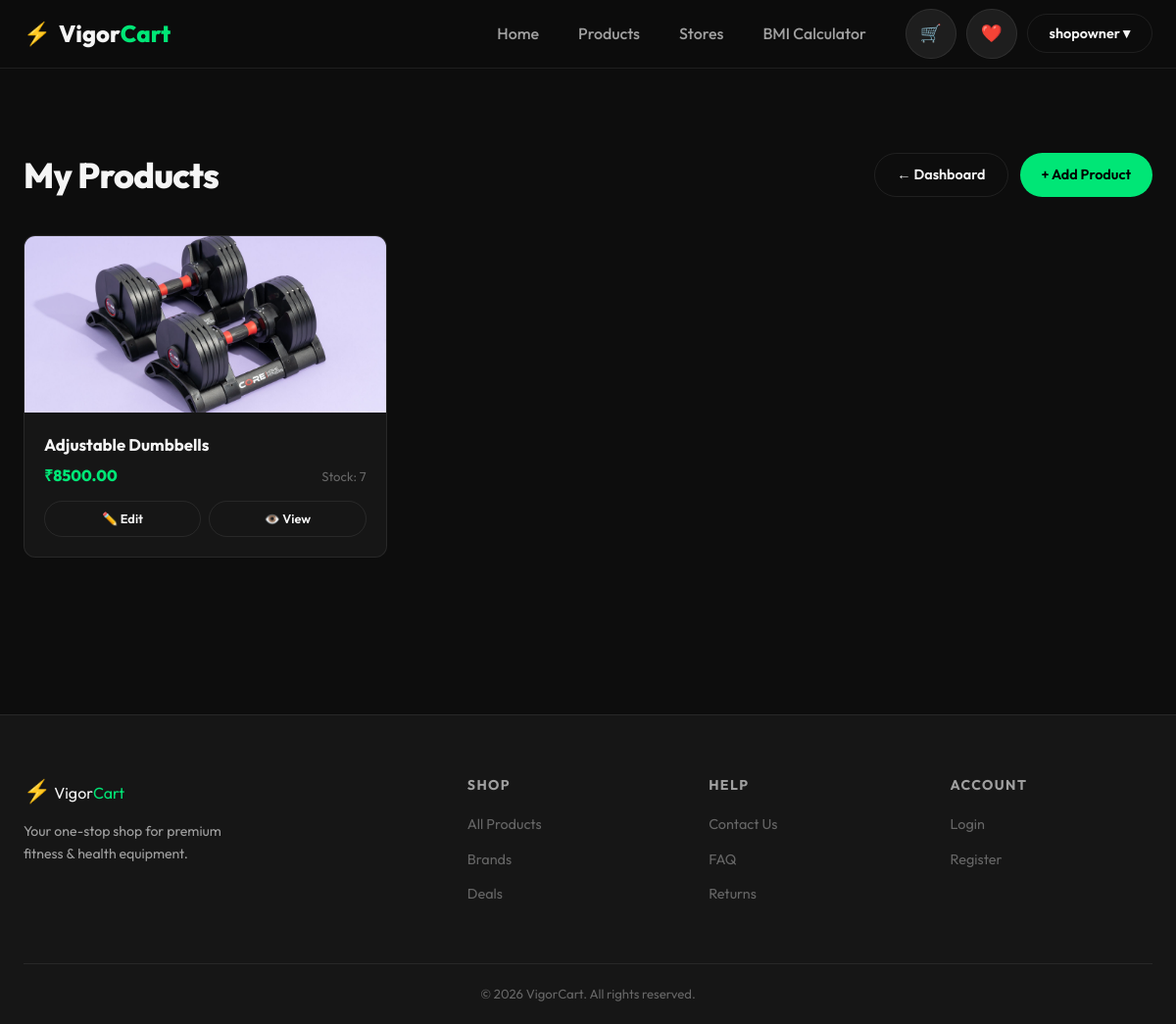
Page /shop/products/ (signed in) on the committed database.
### store/models.py (models this page shows, shortened)
class User(AbstractUser):
    IS_CUSTOMER = 'customer'
    IS_SHOP_OWNER = 'shop_owner'
    IS_ADMIN = 'admin'
    ROLE_CHOICES = [
        (IS_CUSTOMER, 'Customer'),
        (IS_SHOP_OWNER, 'Shop Owner'),
        (IS_ADMIN, 'Admin'),
    ]
    role = models.CharField(max_length=20, choices=ROLE_CHOICES, default=IS_CUSTOMER)
    phone_number = models.CharField(max_length=100, blank=True, null=True)
    address = models.TextField(blank=True, null=True)
    email = models.EmailField(unique=True)

class Product(models.Model):
    p_name = models.CharField(max_length=255)
    asset_id = models.CharField(max_length=100, blank=True, null=True)
    description = models.TextField(blank=True, null=True)
    size = models.CharField(max_length=100, blank=True, null=True)
    detail = models.TextField(blank=True, null=True)
    price = models.DecimalField(max_digits=10, decimal_places=2)
    stock_availability = models.IntegerField(default=0)
    shop = models.ForeignKey(Shop, on_delete=models.CASCADE, related_name='products', null=True)
    category = models.ForeignKey(Category, on_delete=models.SET_NULL, null=True, related_name='products')
    image = models.ImageField(upload_to='products/', null=True, blank=True)
    created_at = models.DateTimeField(auto_now_add=True)

### store/views.py (the view)
# urls.py: path('shop/products/', views.manage_products, name='manage_products'),
@shop_owner_required
def manage_products(request):
    shop = request.user.owned_shops.first()
    products_list = shop.products.all().order_by('-created_at')
    return render(request, 'store/manage_products.html', {'products': products_list})

### store/views.py (called while the page is built)
def shop_owner_required(view_func):
    @wraps(view_func)
    def _wrapped_view(request, *args, **kwargs):
        if not request.user.is_authenticated or request.user.role != User.IS_SHOP_OWNER:
            messages.error(request, 'Access denied. Shop Owner account required.')
            return redirect('home')
        return view_func(request, *args, **kwargs)
    return _wrapped_view

### store/templates/store/manage_products.html (shortened to what this page needs)
{% extends 'store/base.html' %}
{% block content %}
<section class="section">
    <div class="container">
        <div
            style="display:flex;align-items:center;justify-content:space-between;margin-bottom:32px;flex-wrap:wrap;gap:16px;">
            <h1 class="section-title" style="margin:0;">My Products</h1>
            <div style="display:flex;gap:12px;">
                <a href="{% url 'shop_dashboard' %}" class="btn btn-outline">← Dashboard</a>
                <a href="{% url 'add_product' %}" class="btn btn-primary">+ Add Product</a>
            </div>
        </div>
        {% if products %}
        <div style="display:grid;grid-template-columns:repeat(auto-fill,minmax(280px,1fr));gap:20px;">
            {% for product in products %}
            <div
                style="background:var(--bg-card);border:1px solid var(--border);border-radius:var(--radius);overflow:hidden;">
                <div style="height:180px;background:var(--bg-elevated);overflow:hidden;">
                    {% if product.image %}
                    <img src="{{ product.image.url }}" style="width:100%;height:100%;object-fit:cover;">
                    {% else %}
                    <div
                        style="width:100%;height:100%;display:flex;align-items:center;justify-content:center;font-size:3rem;">
                        🏋️</div>
                    {% endif %}
                </div>
                <div style="padding:20px;">
                    <div style="font-weight:700;font-size:1.05rem;margin-bottom:2px;">{{ product.p_name }}</div>
                    <div style="display:flex;justify-content:space-between;align-items:center;margin-bottom:12px;">
                        <span style="font-weight:800;color:var(--primary);">₹{{ product.price }}</span>
                        <span style="font-size:0.82rem;color:var(--text-muted);">Stock: {{ product.stock_availability }}</span>
                    </div>
                    <div style="display:flex;gap:8px;">
                        <a href="{% url 'edit_product' product.pk %}" class="btn btn-outline btn-sm"
                            style="flex:1;justify-content:center;">✏️ Edit</a>
                        <a href="{% url 'product_detail' product.pk %}" class="btn btn-outline btn-sm"
                            style="flex:1;justify-content:center;">👁️ View</a>
                    </div>
                </div>
            </div>
            {% endfor %}
        </div>
        {% endif %}
    </div>
</section>
{% endblock %}

### store/templates/store/base.html (shortened to what this page needs)
{% load static %}
<!DOCTYPE html>
<html lang="en">
<head>
  <link rel="stylesheet" href="{% static 'store/css/index.css' %}">
</head>
<body>
  <nav class="navbar">
    <div class="nav-container">
      <a href="{% url 'home' %}" class="nav-logo">
        <span class="logo-icon">⚡</span>
        <span class="logo-text">Vigor<span class="logo-accent">Cart</span></span>
      </a>
      <ul class="nav-links">
        <li><a href="{% url 'home' %}" class="nav-link">Home</a></li>
        <li><a href="{% url 'products' %}" class="nav-link">Products</a></li>
        <li><a href="{% url 'home' %}#stores" class="nav-link">Stores</a></li>
        <li><a href="{% url 'bmi' %}" class="nav-link">BMI Calculator</a></li>
      </ul>
      <div class="nav-actions">
        {% if user.is_authenticated %}
        <a href="{% url 'cart' %}" class="btn btn-icon" title="Cart">🛒</a>
        <a href="{% url 'wishlist' %}" class="btn btn-icon" title="Wishlist">❤️</a>
        <div class="nav-dropdown">
          <button class="btn btn-outline">{{ user.username }} ▾</button>
        </div>
        {% else %}
        <a href="{% url 'login' %}" class="btn btn-outline">Login</a>
        <a href="{% url 'register' %}" class="btn btn-primary">Sign Up</a>
        {% endif %}
      </div>
    </div>
  </nav>
  <main>
    {% block content %}{% endblock %}
  </main>
  <footer class="footer">
    <div class="footer-container">
      <div class="footer-brand">
        <span class="logo-icon">⚡</span>
        <span class="logo-text">Vigor<span class="logo-accent">Cart</span></span>
        <p>Your one-stop shop for premium fitness & health equipment.</p>
      </div>
      <div class="footer-links">
        <h4>Shop</h4>
        <ul>
          <li><a href="{% url 'products' %}">All Products</a></li>
          <li><a href="#">Brands</a></li>
          <li><a href="#">Deals</a></li>
        </ul>
      </div>
      <div class="footer-links">
        <h4>Help</h4>
        <ul>
          <li><a href="#">Contact Us</a></li>
          <li><a href="#">FAQ</a></li>
          <li><a href="#">Returns</a></li>
        </ul>
      </div>
      <div class="footer-links">
        <h4>Account</h4>
        <ul>
          <li><a href="{% url 'login' %}">Login</a></li>
          <li><a href="{% url 'register' %}">Register</a></li>
        </ul>
      </div>
    </div>
    <div class="footer-bottom">
      <p>© 2026 VigorCart. All rights reserved.</p>
    </div>
  </footer>
</body>
</html>

### store/static/store/css/index.css (style rules this page uses)
:root { --primary: #00e676; --primary-dark: #00c853; --primary-glow: rgba(0, 230, 118, 0.25); --bg-dark: #0d0d0d; --bg-card: #161616; --bg-elevated: #1e1e1e; --text-primary: #f5f5f5; --text-secondary: #a0a0a0; --text-muted: #666; --border: rgba(255, 255, 255, 0.08); --danger: #ff4d4d; --warning: #ffab40; --shadow-card: 0 4px 24px rgba(0, 0, 0, 0.5); --shadow-glow: 0 0 24px var(--primary-glow); --radius: 12px; --radius-sm: 8px; --radius-pill: 50px; --nav-height: 70px; --transition: 0.25s ease; --font: 'Outfit', sans-serif; }
*, *::before, *::after { box-sizing: border-box; margin: 0; padding: 0; }
html { scroll-behavior: smooth; }
body { font-family: var(--font); background-color: var(--bg-dark); color: var(--text-primary); min-height: 100vh; line-height: 1.6; -webkit-font-smoothing: antialiased; }
a { text-decoration: none; color: inherit; }
img { max-width: 100%; display: block; }
ul { list-style: none; }
.navbar { position: sticky; top: 0; z-index: 1000; background: rgba(13, 13, 13, 0.9); backdrop-filter: blur(16px); -webkit-backdrop-filter: blur(16px); border-bottom: 1px solid var(--border); height: var(--nav-height); }
.nav-container { max-width: 1280px; margin: 0 auto; height: 100%; padding: 0 24px; display: flex; align-items: center; gap: 24px; }
.nav-logo { display: flex; align-items: center; gap: 8px; font-size: 1.5rem; font-weight: 800; flex-shrink: 0; }
.logo-icon { font-size: 1.4rem; }
.logo-accent { color: var(--primary); }
.nav-links { display: flex; gap: 8px; margin-left: auto; }
.nav-link { padding: 8px 16px; border-radius: var(--radius-pill); font-weight: 500; color: var(--text-secondary); transition: color var(--transition), background var(--transition); }
.nav-actions { display: flex; align-items: center; gap: 10px; flex-shrink: 0; }
.nav-dropdown { position: relative; }
.btn { display: inline-flex; align-items: center; justify-content: center; gap: 8px; padding: 10px 22px; border-radius: var(--radius-pill); font-family: var(--font); font-size: 0.9rem; font-weight: 600; cursor: pointer; border: none; transition: all var(--transition); white-space: nowrap; }
.btn-primary { background: var(--primary); color: #000; }
.btn-outline { background: transparent; color: var(--text-primary); border: 1px solid var(--border); }
.btn-icon { background: var(--bg-elevated); border: 1px solid var(--border); padding: 10px 14px; font-size: 1.1rem; border-radius: var(--radius-pill); }
.btn-sm { padding: 7px 16px; font-size: 0.8rem; }
.section { padding: 80px 24px; }
.section-title { font-size: clamp(1.8rem, 3vw, 2.6rem); font-weight: 800; letter-spacing: -0.02em; margin-bottom: 14px; }
.container { max-width: 1280px; margin: 0 auto; }
.footer { background: var(--bg-card); border-top: 1px solid var(--border); padding: 60px 24px 0; margin-top: 80px; }
.footer-container { max-width: 1280px; margin: 0 auto; display: grid; grid-template-columns: 2fr 1fr 1fr 1fr; gap: 40px; padding-bottom: 48px; }
.footer-brand p { font-size: 0.88rem; color: var(--text-secondary); margin-top: 12px; max-width: 240px; line-height: 1.6; }
.footer-links h4 { font-size: 0.88rem; font-weight: 700; text-transform: uppercase; letter-spacing: 0.1em; margin-bottom: 16px; color: var(--text-secondary); }
.footer-links ul li { margin-bottom: 10px; }
.footer-links ul li a { font-size: 0.9rem; color: var(--text-muted); transition: color var(--transition); }
.footer-bottom { border-top: 1px solid var(--border); padding: 20px 0; text-align: center; font-size: 0.82rem; color: var(--text-muted); }

### rows in the picture
User: username "shopowner"
Product: image (picture), p_name "Adjustable Dumbbells", price "8500.00", stock_availability "7"
